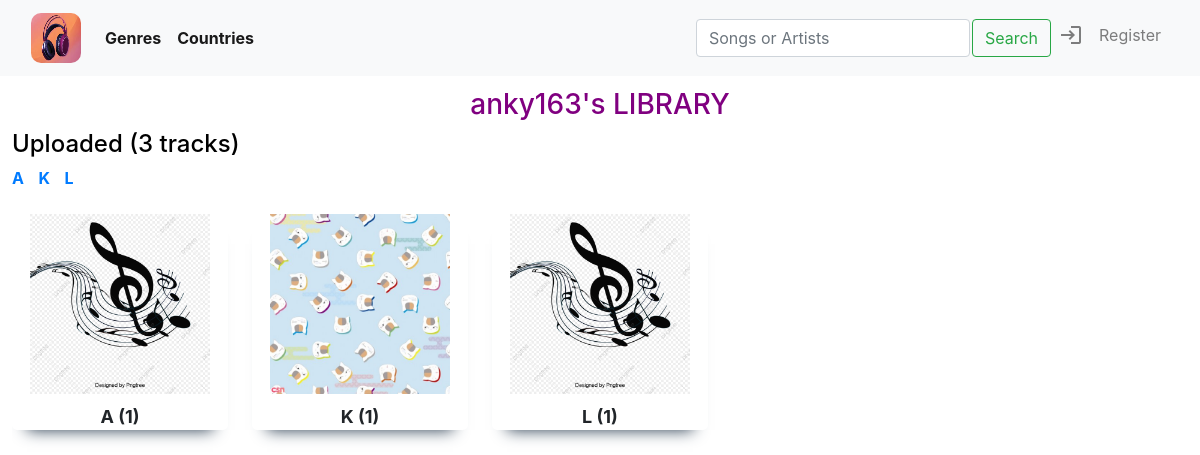
The app's page /library/1, older data.
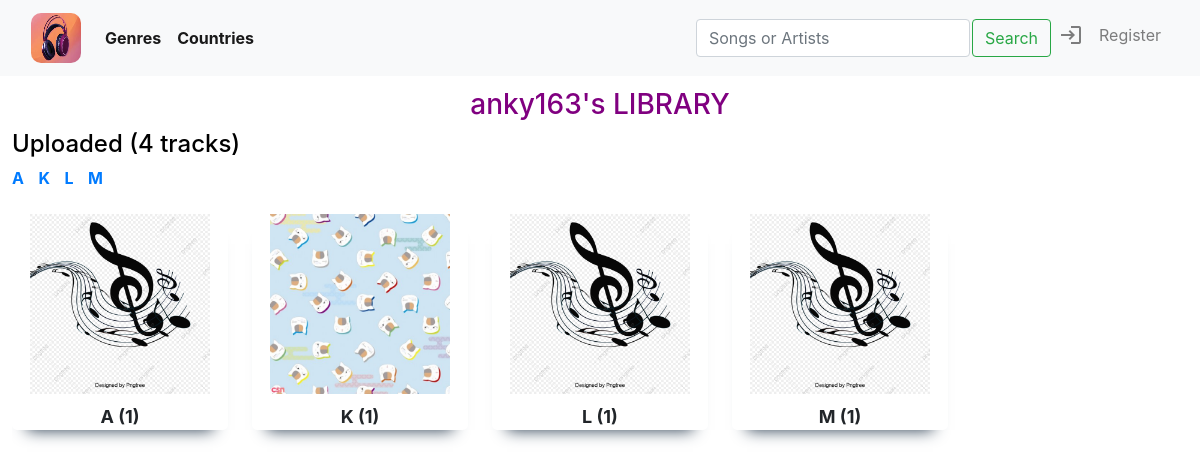
The same page, newer data.
### music/models.py (models this page shows, shortened)
class Song(models.Model):
    uploader = models.ForeignKey(User, on_delete=models.CASCADE, related_name="uploader")
    title = models.CharField(max_length=64, blank=False, db_column="title")
    _artists = models.CharField(max_length=64, blank=True, db_column="artists")
    _country = models.CharField(max_length=64, blank=True, db_column="country")
    _genre = models.CharField(max_length=64, blank=True, db_column="genre")
    date = models.DateTimeField(db_column="date")
    views = models.IntegerField(default=0, db_column="views")
    photo = models.ImageField(upload_to='images', blank=True, default=None)
    audio = models.FileField(upload_to='songs', blank=False, default=None)
    @property
    def artists(self):
        return self._artists
    @artists.setter
    def artists(self, artists):
        if not artists:
            self._artists = "Unknown"
        else:
            self._artists = artists
    @property
    def genre(self):
        return self._genre
    @genre.setter
    def genre(self, genre):
        if not genre or genre.lower() not in ["pop", "dance", "rock", "jazz", "traditional", "soundtrack"]:
            self._genre = "Others"
        else:
            self._genre = genre
    @property
    def country(self):
        return self._country
    @country.setter
    def country(self, country):
        if not country or country.lower() not in ["us - uk", "korea", "japan", "china", "vietnam"]:
            self._country = "Others"
        else:
            self._country = country

### music/views.py (the view)
# urls.py: path("library/<int:host_id>", views.library, name="library"),
@csrf_exempt
def library(request, host_id):
    try:
        user = User.objects.get(pk=host_id)
    except User.DoesNotExist:
        raise Http404("User not found.")
    playlists = Playlist.objects.filter(user=host_id)
    pseudo_playlist = Playlist(pk=0, user=user) # This is a button to create new playlist
    clone = []
    clone.append(pseudo_playlist)
    for playlist in playlists:
        clone.append(playlist)
    playlists_packages = []
    p = Paginator(clone, 5)
    for i in range(p.num_pages):
        playlists_package = p.page(i + 1)
        playlists_packages.append(playlists_package)
    tracks = Song.objects.filter(uploader=host_id).order_by("title")
    groups = []
    for i in range(27):
        groups.append([])
    for track in tracks:
        track.title = track.title.capitalize()
        n = ord(track.title[0])
        if n >= 65 and n <= 90:
            groups[n - 65].append(track)
        else:
            groups[26].append(track)
    clone = []
    for group in groups:
        if len(group) != 0:
            clone.append(group)
    uploaded_packages = []
    g = Paginator(clone, 5)
    for i in range(g.num_pages):
        uploaded_package = g.page(i + 1)
        uploaded_packages.append(uploaded_package)
    return render(request, "music/library.html", {
        "host": user,
        "playlists_packages": playlists_packages,
        "number_of_playlists": playlists.count(),
        "uploaded_packages": uploaded_packages,
        "number_of_uploaded": tracks.count()
    })

### music/templates/music/library.html (shortened to what this page needs)
{% extends "music/layout.html" %}
{% load static %}
{% block body %}
    <div id="library-page">
        <h3 id="library-header" style="color: purple; text-align: center;">{{ host }}'s LIBRARY</h3>
        <div id="library-uploaded">
            <div class="smaller-headers">
                <h4>Uploaded ({{ number_of_uploaded }} tracks)</h4>
            </div>
            <div>
                {% for package in uploaded_packages %}
                    {% for group in package.object_list %}
                        {% if group.0.title.0 in "ABCDEFGHIJKLMNOPQRSTUVWXYZ" %}
                            <a style="margin-right: 10px;" href="#uploaded-{{ group.0.title.0 }}">
                                <strong>{{ group.0.title.0 }}</strong>
                            </a>
                        {% else %}
                            <a style="margin-right: 10px;" href="#uploaded-#">
                                <strong>#</strong>
                            </a>
                        {% endif %}
                    {% endfor %}
                {% endfor %}
            </div>
            <br>
            <div class="media-container" id="uploaded-container">
                {% for package in uploaded_packages %}
                    <div class="media-group" id="uploaded-group-{{ package.number }}">
                        {% for group in package.object_list %}
                            <div class="media-items">
                                {% if group.0.photo %}
                                    {% if group.0.title.0 in "ABCDEFGHIJKLMNOPQRSTUVWXYZ" %}
                                        <img id="uploaded-{{ group.0.title.0 }}" src="/music/media/{{ group.0.photo }}">
                                    {% else %}
                                        <img id="uploaded-#" src="/music/media/{{ group.0.photo }}">
                                    {% endif %}
                                {% else %}
                                    {% if group.0.title.0 in "ABCDEFGHIJKLMNOPQRSTUVWXYZ" %}
                                        <img id="uploaded-{{ group.0.title.0 }}" src="/static/music/media/music.jpg">
                                    {% else %}
                                        <img id="uploaded-#" src="/static/music/media/music.jpg">
                                    {% endif %}
                                {% endif %}
                                {% if group.0.title.0 in "ABCDEFGHIJKLMNOPQRSTUVWXYZ" %}
                                    <h3 class="group-name">{{ group.0.title.0 }} ({{ group|length }})</h3>
                                {% else %}
                                    <h3 class="group-name"># ({{ group|length }})</h3>
                                {% endif %}
                            </div>
                        {% endfor %}
                    </div>
                {% endfor %}
            </div>
        </div>
    </div>
{% endblock %}

Row changes from the older to the newer data that the page shows:
added Song: title "M", group "1"
Text that changed along with them:
{{ number_of_uploaded }}: "3" → "4"
